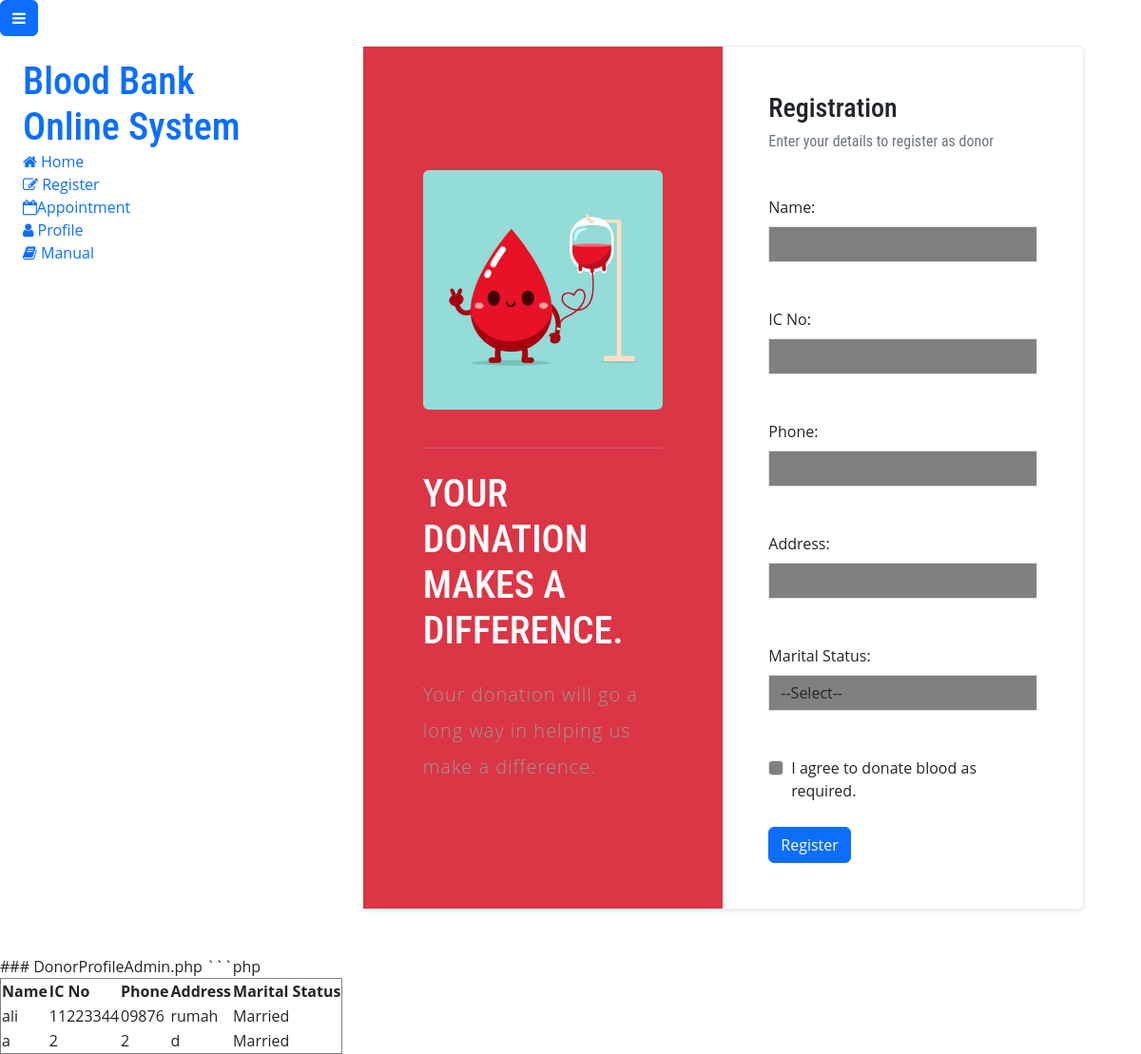
The app's page /Project_obbs/sidebar-05/registration.php with its own data.
### tables this page shows
CREATE TABLE `donors` (
  `id` int(11) NOT NULL,
  `name` varchar(100) NOT NULL,
  `ic_no` varchar(20) NOT NULL,
  `phone` varchar(20) NOT NULL,
  `address` varchar(255) NOT NULL,
  `marital_status` varchar(50) NOT NULL
);

### Project_obbs/sidebar-05/registration.php (the view, shortened to what this page needs)
<?php
$fullName = "";
$IC_No = "";
$Phone = "";
$Address = "";
$maritalStatus = "";
$iAgree = "";
?>
<!DOCTYPE html>
<html lang="en">
<head>
    <link rel="stylesheet" href="https://unpkg.com/bootstrap@5.3.3/dist/css/bootstrap.min.css">
    <link rel="stylesheet" href="https://unpkg.com/bs-brain@2.0.4/components/registrations/registration-5/assets/css/registration-5.css">
    <link rel="stylesheet" href="https://stackpath.bootstrapcdn.com/font-awesome/4.7.0/css/font-awesome.min.css">
    <link rel="stylesheet" href="css/style.css">
</head>
<body>
<div class="wrapper d-flex align-items-stretch">
  <nav id="sidebar">
    <div class="custom-menu">
      <button type="button" id="sidebarCollapse" class="btn btn-primary">
        <i class="fa fa-bars"></i>
      </button>
    </div>
    <div class="p-4">
      <h1><a href="index.html" class="logo">Blood Bank <span>Online System</span></a></h1>
      <ul class="list-unstyled components mb-5">
        <li class="active">
          <a href="index.html"><span class="fa fa-home mr-3"></span> Home</a>
        </li>
        <li>
            <a href="registration.php"><span class="fa fa-pencil-square-o mr-3"></span> Register</a>
        </li>
        <li>
          <a href="appo.html"><span class="fa fa-calendar-o mr-3"></span>Appointment</a>
        </li>
        <li>
        <a href="viewProfile.php"><span class="fa fa-user mr-3"></span> Profile</a>
        </li>
        <li>
          <a href="#"><span class="fa fa-book mr-3"></span> Manual</a>
        </li>
      </ul>
    </div>
  </nav>
  <section class="p-3 p-md-4 p-xl-5">
  <div class="container">
    <div class="card border-light-subtle shadow-sm">
      <div class="row g-0">
        <div class="col-12 col-md-6 text-bg-danger">
          <div class="d-flex align-items-center justify-content-center h-100">
            <div class="col-10 col-xl-8 py-3">
              <img class="img-fluid rounded mb-4" loading="lazy" src="css/registerdonor.jpg" width="500" height="400" alt="BootstrapBrain Logo">
              <hr class="border-primary-subtle mb-4">
              <h2 class="h1 mb-4">YOUR DONATION MAKES A DIFFERENCE.</h2>
              <p class="lead m-0">Your donation will go a long way in helping us make a difference.</p>
            </div>
          </div>
        </div>
        <div class="col-12 col-md-6">
          <div class="card-body p-3 p-md-4 p-xl-5">
            <div class="row">
              <div class="col-12">
                <div class="mb-5">
                  <h2 class="h3">Registration</h2>
                  <h3 class="fs-6 fw-normal text-secondary m-0">Enter your details to register as donor</h3>
                </div>
              </div>
            </div>
    <form action="<?php echo htmlspecialchars($_SERVER['PHP_SELF']); ?>" method="post">
    <div class="row gy-3 gy-md-4 overflow-hidden">
      <div class="col-12">
        <label for="name" class="form-label">Name:</label>
        <input type="text" class="form-control" style="background-color: gray;" id="fullName" name="fullName" value="<?php echo isset($fullName) ? $fullName : ''; ?>"><br>
        </div>
        <div class="col-12">
        <label for="IC_No" class="form-label">IC No:</label>
        <input type="text" class="form-control" style="background-color: gray;" id="IC_No" name="IC_No" value="<?php echo isset($IC_No) ? $IC_No : ''; ?>"><br>
        </div>
        <div class="col-12">
        <label for="Phone" class="form-label" >Phone:</label>
        <input type="text" class="form-control" style="background-color: gray;"  id="Phone" name="Phone" value="<?php echo isset($Phone) ? $Phone : ''; ?>"><br>
        </div>
        <div class="col-12">
        <label for="Address" class="form-label">Address:</label>
        <input type="text" class="form-control"style="background-color: gray;"  id="Address" name="Address" value="<?php echo isset($Address) ? $Address : ''; ?>"><br>
        </div>
        <div class="col-12">
        <label for="maritalStatus" class="form-label">Marital Status:</label>
        <select style="background-color: gray;" class="form-control" id="maritalStatus" name="maritalStatus">
          <option value="" <?php if (empty($maritalStatus)) echo 'selected'; ?>>--Select--</option>
        </select><br>
        </div>
        <div class="col-12">
        <div class="form-check">
        <input class="form-check-input" type="checkbox" style="background-color: gray;"  id="iAgree" name="iAgree" <?php if ($iAgree == 1) echo 'checked'; ?>>
        <label class="form-check-label" for="iAgree">
        I agree to donate blood as required.
        </label>
        </div>
        </div>
        <div class="col-12 mt-4">
        <button type="submit" class="btn btn-primary">Register</button>
        </div>
        </div>
        </form>
        </div>
        </div>
        </div>
        </div>
        </div>
        </div>
</html>
<?php
$servername = "localhost";
$username = "root";
$password = "";
$database = "bloodbank";
$connection = new mysqli($servername, $username, $password, $database);
$sql = "SELECT * FROM donors";
$result = $connection->query($sql);
if ($result->num_rows > 0) {
    echo "<table border='1'>
    <tr>
    <th>Name</th>
    <th>IC No</th>
    <th>Phone</th>
    <th>Address</th>
    <th>Marital Status</th>
    </tr>";
    while($row = $result->fetch_assoc()) {
        echo "<tr>";
        echo "<td>" . $row['name'] . "</td>";
        echo "<td>" . $row['ic_no'] . "</td>";
        echo "<td>" . $row['phone'] . "</td>";
        echo "<td>" . $row['address'] . "</td>";
        echo "<td>" . $row['marital_status'] . "</td>";
        echo "</tr>";
    }
    echo "</table>";
} else {
    echo "0 results";
}
?>

### DESIGN/css/style.css (style rules this page uses)
body { padding: 0; margin: 0; background: #FFF; font-family: 'Open Sans', sans-serif; }
body a { transition: 0.5s all; -webkit-transition: 0.5s all; -moz-transition: 0.5s all; -o-transition: 0.5s all; -ms-transition: 0.5s all; text-decoration: none; }
h1, h2, h3, h4, h5, h6 { margin: 0; padding: 0; font-family: 'Roboto Condensed', sans-serif; }
p { margin: 0; padding: 0; font-family: 'Open Sans', sans-serif; font-size: 15px; letter-spacing: 1px; line-height: 1.9; color: #999; }
ul, ol { margin: 0; padding: 0; }
label { margin: 0; }
.form-control { border-radius: 0px }
select.form-control:not([size]):not([multiple]) { height: inherit; }

### records on screen
donors: name "ali", ic_no "11223344", phone "09876", address "rumah", marital_status "Married"
donors: name "a", ic_no "2", phone "2", address "d", marital_status "Married"
